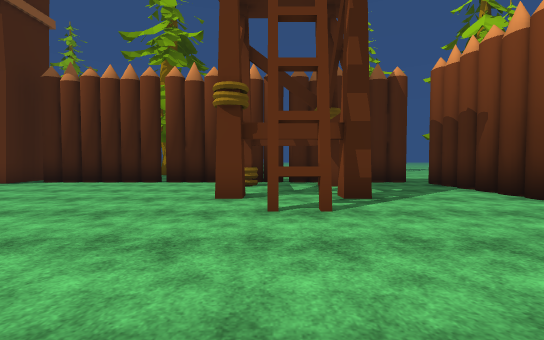
[1] (above)

17 first-person views from a walk through a scene from a Unity 3-D project. The camera is 1.3 m above the floor, tilts 2° down and sees 90° across. The floor is counted in squares, 2 m on a side. Each view is taken from the middle of a square. On the plan, view 1 faces up. The plan holds only what a view shows up to about 9 squares ahead; the rest is blank. The place goes on beyond the plan. The player is left out. Some animated figures are not drawn. Some surface patterns are stand-ins.

[2]
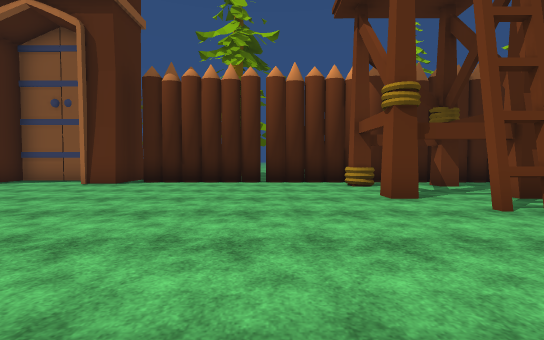

[3]
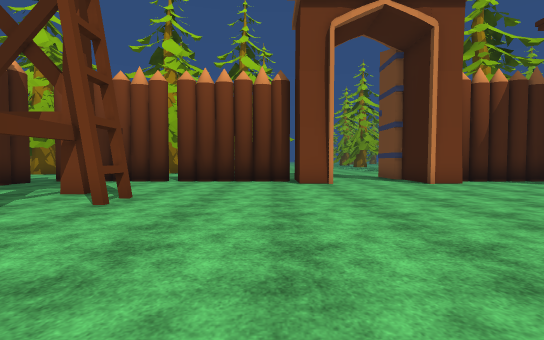

[4]
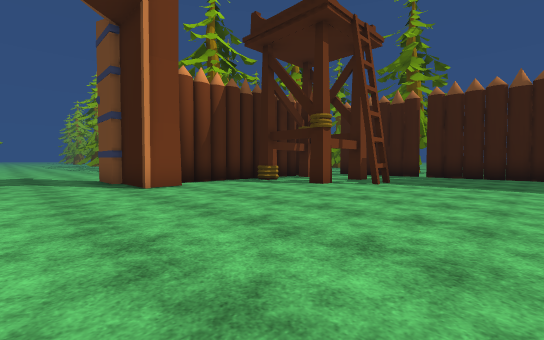

[5]
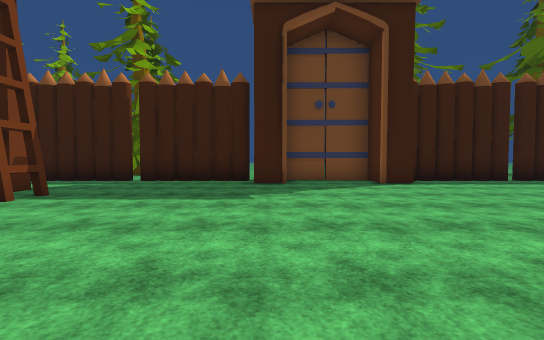

[6]
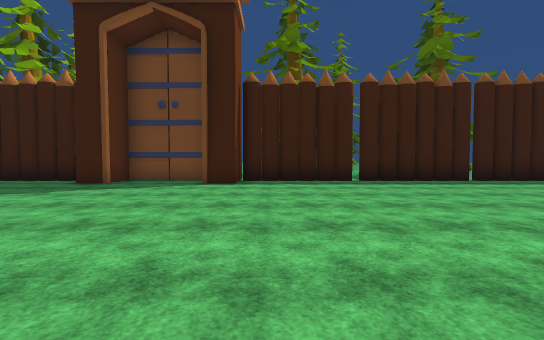

[7]
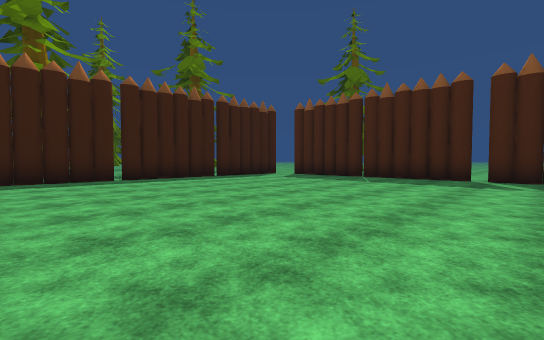

[8]
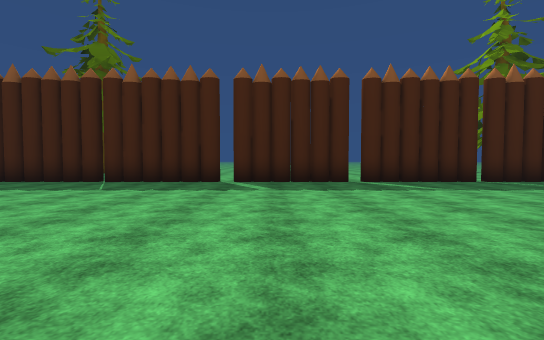

[9]
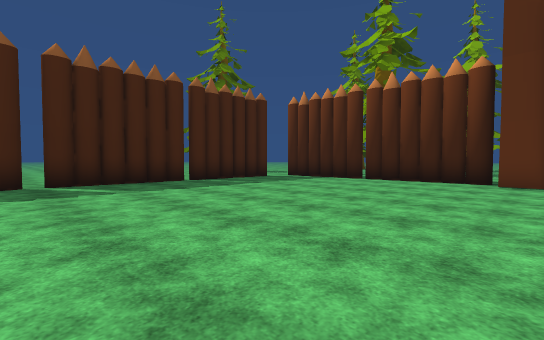

[10]
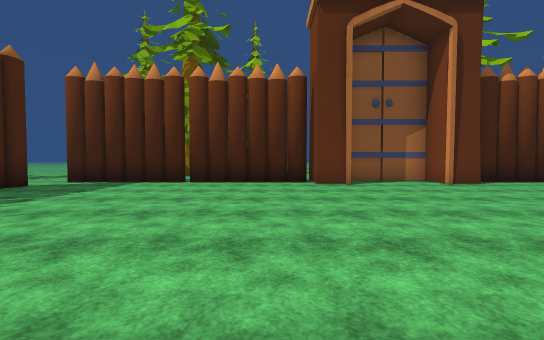

[11]
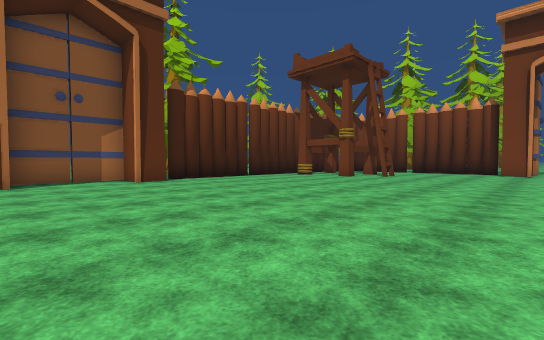

[12]
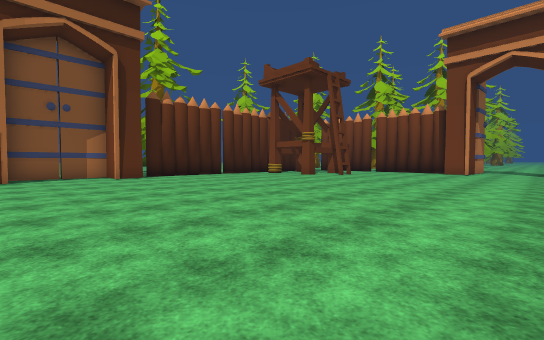

[13]
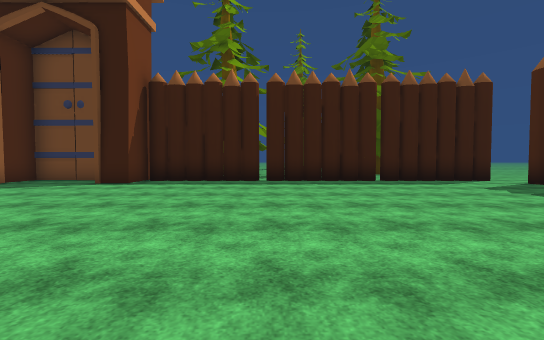

[14]
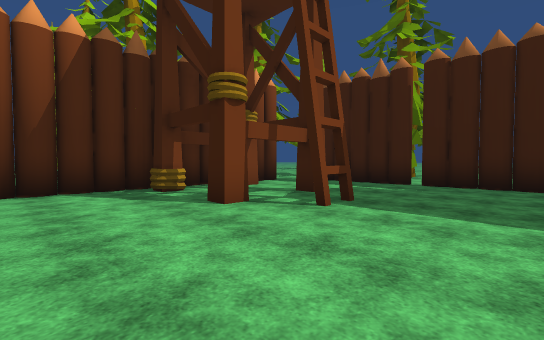

[15]
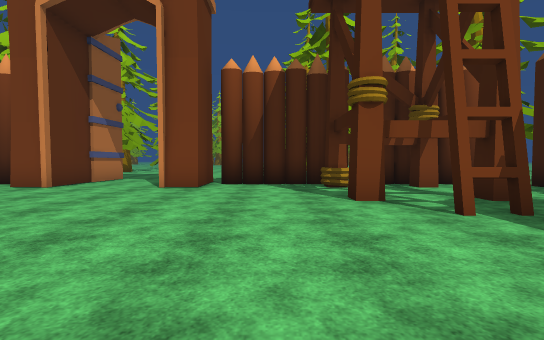

[16]
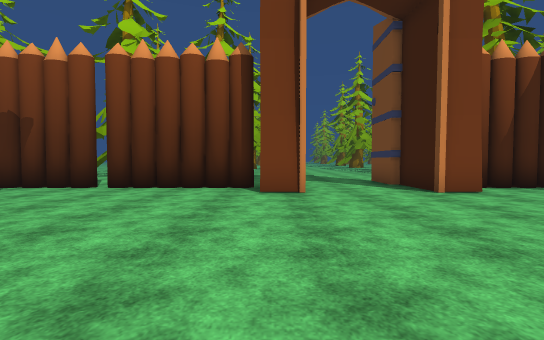

[17]
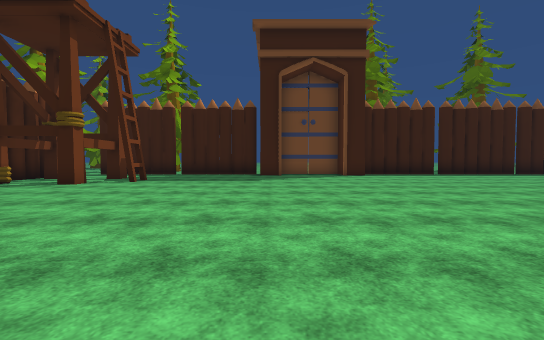

### Floor plan
Key: @ floor where view 1 was taken; # wall or solid block; x gap in a wall; . floor; O other object.
Columns run from 20 left of view 1 to 9 right of it. Each row starts with its distance up from view 1.
  9         .####
  8  #########..#.###x########
  7  x.................O..O..#
  6  #.......................#
  5  #.................O..O..#
  4  #..................O....x
  3  x.......................#
  2  #.......................#
  1  #.......................#
  0 .x..................@...##.
 -1 .#.......................##...
 -2  #............................
 -3  #.......................##..
 -4  x......................##
 -5  #.......................#
 -6  #.......................#
 -7  #....................#..#
 -8  #......................O#
 -9  #..................O....#
-10  #....................O.##
-11  #.......................#
-12 ............##..#........
-13 .#######x###########x####

Positions as (right, up) in squares from view 1, and headings:
1: (0, 0), facing up
2: (-3, 0), facing up
3: (-4, 1), facing right
4: (-3, -1), facing down-right
5: (-4, -4), facing down
6: (-9, -4), facing down
7: (-9, -3), facing down-left
8: (-11, -3), facing left
9: (-11, -1), facing up-left
10: (-13, 0), facing up
11: (-11, -1), facing up-right
12: (-11, -3), facing up-right
13: (-12, -4), facing down
14: (-2, -5), facing down-right
15: (-3, -6), facing right
16: (-2, 0), facing right
17: (-4, 0), facing down
